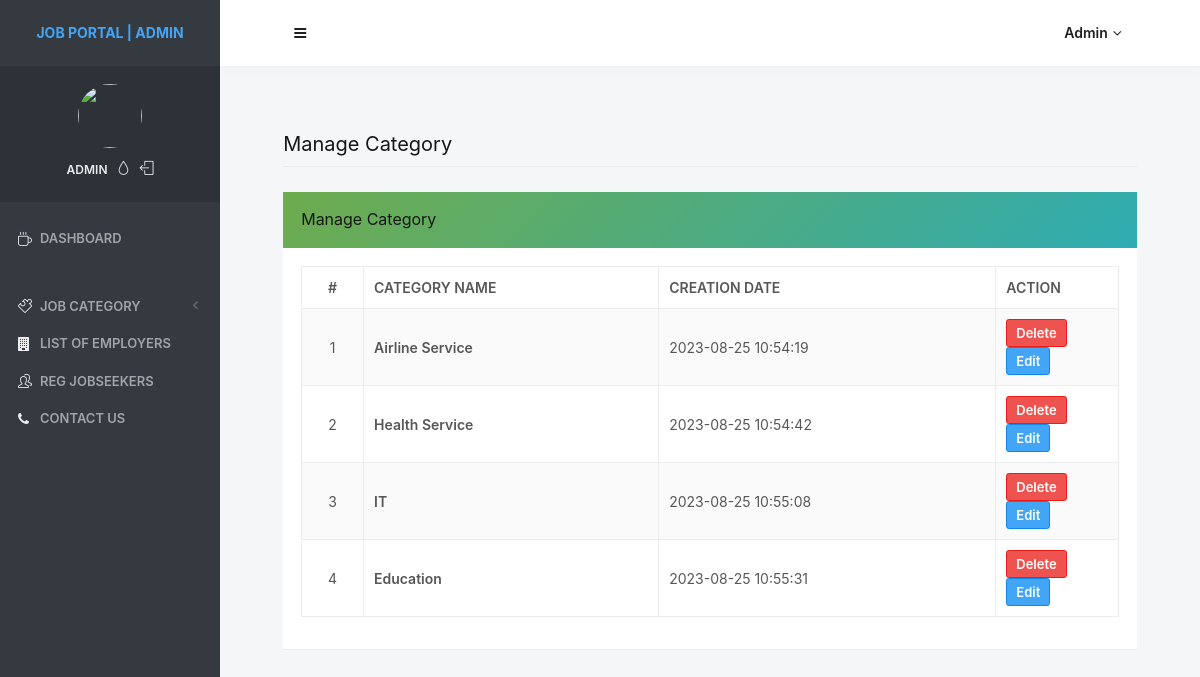
The app's page /manage-category.php (signed in) with its own data.
### tables this page shows
CREATE TABLE `tblcategory` (
  `id` int(11) NOT NULL,
  `CategoryName` varchar(200) NOT NULL,
  `Description` mediumtext NOT NULL,
  `PostingDate` timestamp NOT NULL DEFAULT current_timestamp(),
  `UpdationDate` timestamp NULL DEFAULT NULL,
  `Is_Active` int(1) NOT NULL
);

### manage-category.php (the view, shortened to what this page needs)
<?php
include('includes/dbconnection.php');
if (strlen($_SESSION['jpaid']==0)) {
  header('location:logout.php');
  } else{
  ?>
<!doctype html>
<html lang="en" class="no-focus">
    <head>
        <link rel="stylesheet" href="assets/js/plugins/datatables/dataTables.bootstrap4.min.css">
        <link rel="stylesheet" id="css-main" href="assets/css/codebase.min.css">
    </head>
    <body>
        <div id="page-container" class="sidebar-o sidebar-inverse side-scroll page-header-fixed main-content-narrow">
           <?php include_once('includes/sidebar.php');?>
          <?php include_once('includes/header.php');?>
            <main id="main-container">
                <div class="content">
                    <h2 class="content-heading">Manage Category</h2>
                    <div class="block">
                        <div class="block-header bg-gd-emerald">
                                    <h3 class="block-title">Manage Category</h3>
                                </div>
                        <div class="block-content block-content-full">
                            <table class="table table-bordered table-striped table-vcenter js-dataTable-full-pagination">
                                <thead>
                                    <tr>
                                        <th class="text-center">#</th>
                                        <th>Category Name</th>
                                        <th class="d-none d-sm-table-cell">Creation Date</th>
                                        <th class="d-none d-sm-table-cell" style="width: 15%;">Action</th>
                                       </tr>
                                </thead>
                                <tbody>
                                    <?php
$sql="SELECT * from tblcategory";
$query = $dbh -> prepare($sql);
$query->execute();
$results=$query->fetchAll(PDO::FETCH_OBJ);
$cnt=1;
if($query->rowCount() > 0)
{
foreach($results as $row)
{               ?>
                                    <tr>
                                        <td class="text-center"><?php echo htmlentities($cnt);?></td>
                                        <td class="font-w600"><?php  echo htmlentities($row->CategoryName);?></td>
                                        <td class="d-none d-sm-table-cell"><?php  echo htmlentities($row->PostingDate);?></td>
                                         <td class="d-none d-sm-table-cell"><a href="manage-category.php?delid=<?php echo ($row->id);?>" onclick="return confirm('Do you really want to Delete ?');" class="btn btn-danger btn-sm">Delete</a>  <a href="edit-category.php?editid=<?php echo htmlentities ($row->id);?>" class="btn btn-primary btn-sm"> Edit</a></td>
                                    </tr>
                                    <?php $cnt=$cnt+1;}} ?>
                                </tbody>
                            </table>
                        </div>
                    </div>
                </div>
            </main>
        </div>
    </body>
</html>
<?php }  ?>

### includes/sidebar.php (shortened to what this page needs)
   <nav id="sidebar">
                <div id="sidebar-scroll">
                    <div class="sidebar-content">
                        <div class="content-header content-header-fullrow px-15">
                            <div class="content-header-section text-center align-parent sidebar-mini-hidden">
                                <div class="content-header-item">
                                    <a class="link-effect font-w700" href="dashboard.php">
                                     JOB PORTAL | ADMIN</span>
                                    </a>
                                </div>
                            </div>
                        </div>
                        <div class="content-side content-side-full content-side-user px-10 align-parent">
                            <div class="sidebar-mini-hidden-b text-center">
                                <a class="img-link" href="admin-profile.php">
                                    <img class="img-avatar" src="assets/img/avatars/avatar15.jpg" alt="">
                                </a>
                                <ul class="list-inline mt-10">
                                    <?php
$aid=$_SESSION['jpaid'];
$sql="SELECT AdminName from  tbladmin where ID=:aid";
$query = $dbh -> prepare($sql);
$query->bindParam(':aid',$aid,PDO::PARAM_STR);
$query->execute();
$results=$query->fetchAll(PDO::FETCH_OBJ);
$cnt=1;
if($query->rowCount() > 0)
{
foreach($results as $row)
{               ?>
                                    <li class="list-inline-item">
                                        <a class="link-effect text-dual-primary-dark font-size-xs font-w600 text-uppercase" href="admin-profile.php"><?php  echo $row->AdminName;?></a>
                                    </li><?php $cnt=$cnt+1;}} ?>
                                    <li class="list-inline-item">
                                        <a class="link-effect text-dual-primary-dark" data-toggle="layout" data-action="sidebar_style_inverse_toggle" href="javascript:void(0)">
                                            <i class="si si-drop"></i>
                                        </a>
                                    </li>
                                    <li class="list-inline-item">
                                        <a class="link-effect text-dual-primary-dark" href="logout.php">
                                            <i class="si si-logout"></i>
                                        </a>
                                    </li>
                                </ul>
                            </div>
                        </div>
                        <div class="content-side content-side-full">
                            <ul class="nav-main">
                                <li class="open">
                                    <a href="dashboard.php"><i class="si si-cup"></i><span class="sidebar-mini-hide">Dashboard</span></a>
                                </li>
                                <li class="nav-main-heading"><span class="sidebar-mini-visible">UI</span><span class="sidebar-mini-hidden"></span></li>
                                <li>
                                    <a class="nav-submenu" data-toggle="nav-submenu"><i class="si si-puzzle"></i><span class="sidebar-mini-hide"></span>Job Category</a>
                                </li>
                                <li>
                                    <a href="employer-list.php"><i class="fa fa-building"></i><span class="sidebar-mini-hide">List of Employers</span></a>
                                </li>
                                 <li>
                                    <a href="reg-jobseekers.php"><i class="si si-users"></i><span class="sidebar-mini-hide">Reg Jobseekers</span></a>
                                </li>
                                        <li>
                                            <a href="contactus.php"><i class="fa fa-phone"></i>Contact Us</a>
                                        </li>
                            </ul>
                        </div>
                    </div>
                </div>
            </nav>

### includes/header.php (shortened to what this page needs)
            <header id="page-header">
                <div class="content-header">
                    <div class="content-header-section">
                        <button type="button" class="btn btn-circle btn-dual-secondary" data-toggle="layout" data-action="sidebar_toggle">
                            <i class="fa fa-navicon"></i>
                        </button>
                    </div>
                    <div class="content-header-section">
                        <div class="btn-group" role="group">
                            <?php
$aid=$_SESSION['jpaid'];
$sql="SELECT AdminName from  tbladmin where ID=:aid";
$query = $dbh -> prepare($sql);
$query->bindParam(':aid',$aid,PDO::PARAM_STR);
$query->execute();
$results=$query->fetchAll(PDO::FETCH_OBJ);
$cnt=1;
if($query->rowCount() > 0)
{
foreach($results as $row)
{               ?>
                            <button type="button" class="btn btn-rounded btn-dual-secondary" id="page-header-user-dropdown" data-toggle="dropdown" aria-haspopup="true" aria-expanded="false">
                                <?php  echo $row->AdminName;?><i class="fa fa-angle-down ml-5"></i>
                            </button>
                            <?php $cnt=$cnt+1;}} ?>
                        </div>
                    </div>
                </div>
            </header>

### records on screen
tblcategory: CategoryName "Airline Service", PostingDate "2023-08-25 10:54:19"
tblcategory: CategoryName "Health Service", PostingDate "2023-08-25 10:54:42"
tblcategory: CategoryName "IT", PostingDate "2023-08-25 10:55:08"
tblcategory: CategoryName "Education", PostingDate "2023-08-25 10:55:31"

### other values on screen
$row->AdminName "ADMIN"
$row->AdminName "Admin"
